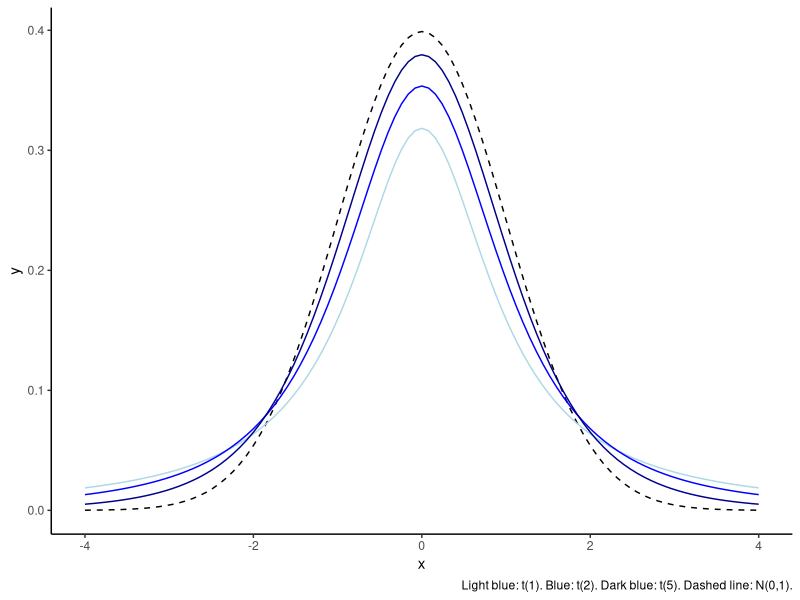
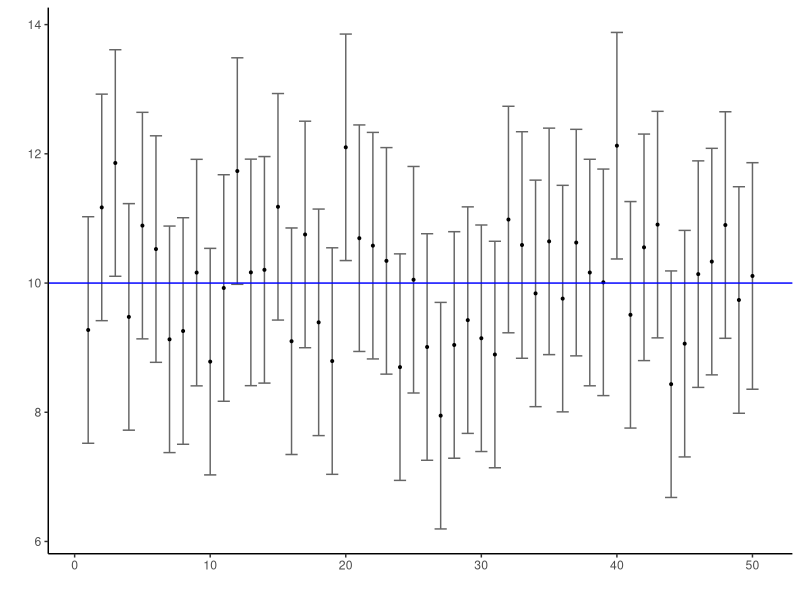

Generate these figures, in order, with R:
## ---- chunk 1
qnorm(0.025, lower.tail = FALSE)
qnorm(0.975, lower.tail = FALSE)
## ---- chunk 2
#| echo: false
library(tidyverse)
options(digits=4)

tibble(x = c(-4,4)) %>%
  ggplot(aes(x=x)) +
  theme_classic() +
  stat_function(fun = dnorm, linetype = "dashed") +
  stat_function(fun = dt, args = c(df = 1), color="lightblue") + 
  stat_function(fun = dt, args = c(df = 2), color="blue") +
  stat_function(fun = dt, args = c(df = 5), color="darkblue") +
  labs(caption = "Light blue: t(1). Blue: t(2). Dark blue: t(5). Dashed line: N(0,1).")
## ---- chunk 3
# check: equivalent to Cauchy for DoF=1
1 - pt(0.5, 1) 
1 - pcauchy(0.5)
## ---- chunk 4
# check: approaches Normal for large DoF
1 - pt(0.5, 125)
1 - pnorm(0.5) 
## ---- chunk 5
# critical values for 90% confidence interval, DoF = 10-1
qt(0.05, df = 9, lower.tail = FALSE)
# critical values for 95% confidence interval, DoF = 10-1
qt(0.025, df = 9, lower.tail = FALSE)
## ---- chunk 6
set.seed(238)

# Sample size 
n <- 20

# Number of repeated samples 
B <- 200

# Set parameters of theoretical world distribution
mu <- 10
sigma <- 4

# Use confidence level 1-alpha
alpha <- 0.05

# Critical value from a standard normal distribution
critval <- qnorm(1-alpha/2)
## ---- chunk 7
#| output-location: fragment
# Store the CI limits for B samples 
CIs <- tibble("sampmean" = numeric(B),
                   "lowerlimit" = numeric(B), 
                   "upperlimit" = numeric(B))

# Generate confidence intervals
for (i in 1:B){
  sampdata <- rnorm(n, mu, sigma)
  CIs[i,1] <- mean(sampdata)
  CIs[i,2] <- mean(sampdata) - critval*sigma/sqrt(n)
  CIs[i,3] <- mean(sampdata) + critval*sigma/sqrt(n)
}

# Display first 5 rows
head(CIs, 5)
## ---- chunk 8
#| output-location: fragment
# Percentage of confidence intervals to *not* contain mu
( sum(CIs$lowerlimit > mu) + sum(CIs$upperlimit < mu) ) / B
## ---- chunk 9
#| output-location: fragment
B1 <- 50
CIs1 <- CIs %>% 
  mutate(x = row_number()) %>% 
  filter(x <= B1)
# Percentage of confidence intervals to *not* contain mu
( sum(CIs1$lowerlimit > mu) + sum(CIs1$upperlimit < mu) ) / B1
## ---- chunk 10
#| output-location: slide
CIs1 %>% 
  ggplot(aes(x = x)) +
  theme_classic() +
  geom_errorbar(aes(ymin = lowerlimit, ymax = upperlimit), color = "grey40") +
  geom_point(aes(y = sampmean), colour = "black", size = 0.7) +
  geom_hline(yintercept = mu, color = "blue") +
  #coord_flip() +
  labs(y = "", x="")
